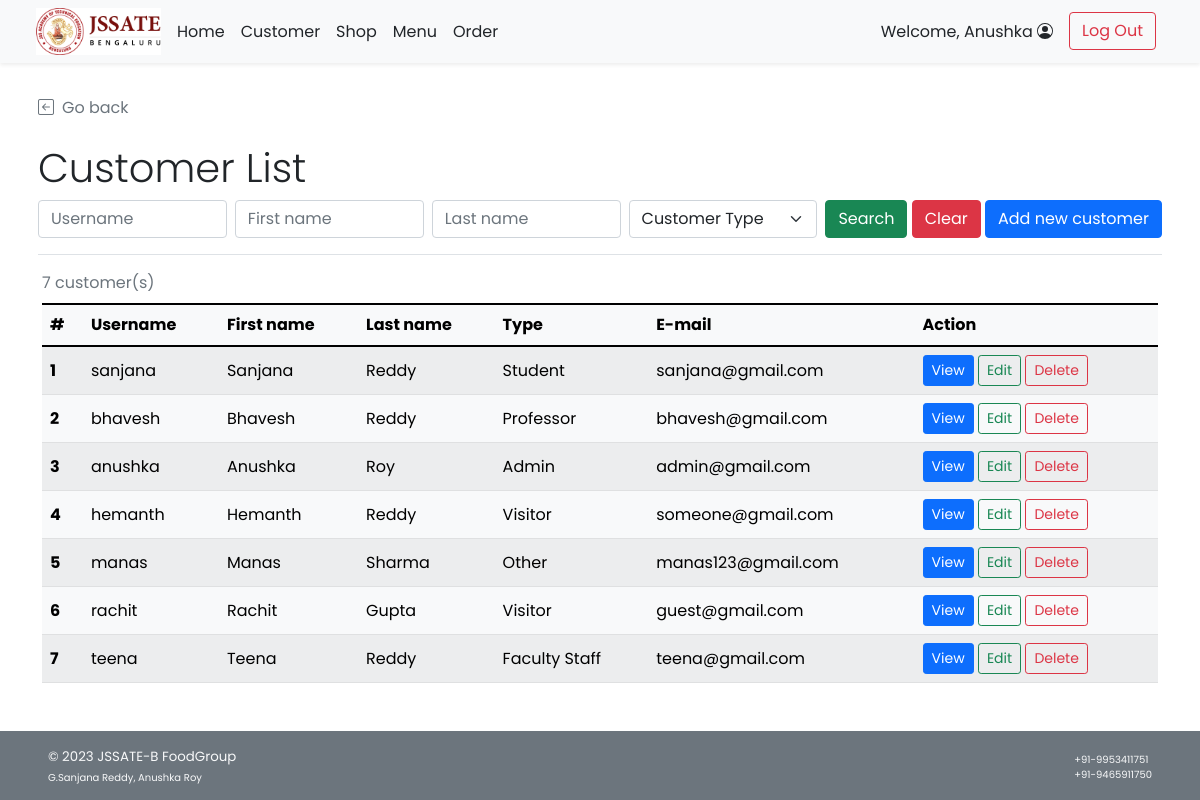
The app's page /admin/admin_customer_list.php (signed in) with its own data.
### tables this page shows
CREATE TABLE `customer` (
  `c_id` int(11) NOT NULL,
  `c_username` varchar(45) NOT NULL,
  `c_pwd` varchar(45) NOT NULL,
  `c_firstname` varchar(45) NOT NULL,
  `c_lastname` varchar(45) NOT NULL,
  `c_email` varchar(100) NOT NULL,
  `c_gender` varchar(1) NOT NULL COMMENT 'M for Male, F for Female',
  `c_type` varchar(3) NOT NULL COMMENT 'Type of customer in this canteen (STD for student, INS for instructor, STF for staff, GUE for guest, ADM for admin, OTH for other)'
);

### admin/admin_customer_list.php (the view, shortened to what this page needs)
<!DOCTYPE html>
<html lang="en" class="h-100">
<head>
    <?php
        include("../conn_db.php");
        include('../head.php');
    ?>
    <link href="../css/main.css" rel="stylesheet">
</head>
<body class="d-flex flex-column h-100">
    <?php include('nav_header_admin.php')?>
    <div class="container p-2 pb-0" id="admin-dashboard">
        <div class="mt-4 border-bottom">
            <a class="nav nav-item text-decoration-none text-muted mb-2" href="#" onclick="history.back();">
                <i class="bi bi-arrow-left-square me-2"></i>Go back
            </a>
            <h2 class="pt-3 display-6">Customer List</h2>
            <form class="form-floating mb-3" method="GET" action="admin_customer_list.php">
                <div class="row g-2">
                    <div class="col">
                        <input type="text" class="form-control" id="username" name="un" placeholder="Username"
                            <?php if(isset($_GET["search"])){?>value="<?php echo $_GET["un"];?>" <?php } ?>>
                    </div>
                    <div class="col">
                        <input type="text" class="form-control" id="firstname" name="fn" placeholder="First name"
                            <?php if(isset($_GET["search"])){?>value="<?php echo $_GET["fn"];?>" <?php } ?>>
                    </div>
                    <div class="col">
                        <input type="text" class="form-control" id="lastname" name="ln" placeholder="Last name"
                            <?php if(isset($_GET["search"])){?>value="<?php echo $_GET["ln"];?>" <?php } ?>>
                    </div>
                    <div class="col">
                        <select class="form-select" id="utype" name="ut">
                            <?php if(isset($_GET["search"])){?>
                            <option selected value="">Customer Type</option>
                            <option value="STD" <?php if($_GET["ut"]=="STD"){ echo "selected";}?>>Student</option>
                            <option value="INS" <?php if($_GET["ut"]=="INS"){ echo "selected";}?>>Professor</option>
                            <option value="TAS" <?php if($_GET["ut"]=="TAS"){ echo "selected";}?>>Teaching Assistant
                            </option>
                            <option value="STF" <?php if($_GET["ut"]=="STF"){ echo "selected";}?>>Faculty Staff</option>
                            <option value="GUE" <?php if($_GET["ut"]=="GUE"){ echo "selected";}?>>Visitor</option>
                            <option value="ADM" <?php if($_GET["ut"]=="ADM"){ echo "selected";}?>>Admin</option>
                            <option value="OTH" <?php if($_GET["ut"]=="OTH"){ echo "selected";}?>>Other</option>
                            <?php }else{ ?>
                            <option selected value="">Customer Type</option>
                            <?php } ?>
                        </select>
                    </div>
                    <div class="col-auto">
                        <button type="submit" name="search" value="1" class="btn btn-success">Search</button>
                        <button type="reset" class="btn btn-danger"
                            onclick="javascript: window.location='admin_customer_list.php'">Clear</button>
                        <a href="admin_customer_add.php" class="btn btn-primary">Add new customer</a>
                    </div>
                </div>
            </form>
        </div>
    </div>
    <div class="container pt-2" id="cust-table">
        <?php
            if(!isset($_GET["search"])){
                $search_query = "SELECT c_id,c_username,c_firstname,c_lastname,c_type,c_email FROM customer;";
            }
            $search_result = $mysqli -> query($search_query);
            $search_numrow = $search_result -> num_rows;
            if($search_numrow == 0){
        ?>
        <div class="row">
            <div class="col mt-2 ms-2 p-2 bg-danger text-white rounded text-start">
                <svg xmlns="http://www.w3.org/2000/svg" width="16" height="16" fill="currentColor"
                    class="bi bi-x-circle ms-2" viewBox="0 0 16 16">
                    <path d="M8 15A7 7 0 1 1 8 1a7 7 0 0 1 0 14zm0 1A8 8 0 1 0 8 0a8 8 0 0 0 0 16z" />
                    <path
                        d="M4.646 4.646a.5.5 0 0 1 .708 0L8 7.293l2.646-2.647a.5.5 0 0 1 .708.708L8.707 8l2.647 2.646a.5.5 0 0 1-.708.708L8 8.707l-2.646 2.647a.5.5 0 0 1-.708-.708L7.293 8 4.646 5.354a.5.5 0 0 1 0-.708z" />
                </svg><span class="ms-2 mt-2">No customer found!</span>
                <a href="admin_customer_list.php" class="text-white">Clear Search Result</a>
            </div>
        </div>
        <?php } else{ ?>
        <div class="table-responsive">
        <table class="table rounded-5 table-light table-striped table-hover align-middle caption-top mb-5">
            <caption><?php echo $search_numrow;?> customer(s) <?php if(isset($_GET["search"])){?><br /><a
                    Result</a><?php } ?></caption>
            <thead class="bg-light">
                <tr>
                    <th scope="col">#</th>
                    <th scope="col">Username</th>
                    <th scope="col">First name</th>
                    <th scope="col">Last name</th>
                    <th scope="col">Type</th>
                    <th scope="col">E-mail</th>
                    <th scope="col">Action</th>
                </tr>
            </thead>
            <tbody>
                <?php $i=1; while($row = $search_result -> fetch_array()){ ?>
                <tr>
                    <th><?php echo $i++;?></th>
                    <td><?php echo $row["c_username"];?></td>
                    <td><?php echo $row["c_firstname"];?></td>
                    <td><?php echo $row["c_lastname"];?></td>
                    <td><?php
                        switch($row["c_type"]){
                            case "STD": echo "Student"; break;
                            case "INS": echo "Professor"; break;
                            case "STF": echo "Faculty Staff"; break;
                            case "GUE": echo "Visitor"; break;
                            case "ADM": echo "Admin"; break;
                            default: echo "Other";
                        }
                    ?>
                    </td>
                    <td><?php echo $row["c_email"];?></td>
                    <td>
                        <a href="admin_customer_detail.php?c_id=<?php echo $row["c_id"]?>"
                            class="btn btn-sm btn-primary">View</a>
                        <a href="admin_customer_edit.php?c_id=<?php echo $row["c_id"]?>"
                            class="btn btn-sm btn-outline-success">Edit</a>
                        <a href="admin_customer_delete.php?c_id=<?php echo $row["c_id"]?>"
                            class="btn btn-sm btn-outline-danger">Delete</a>
                    </td>
                </tr>
                <?php } ?>
            </tbody>
        </table>
        </div>
        <?php }
        ?>
    </div>
    <footer
        class="footer d-flex flex-wrap justify-content-between align-items-center px-5 py-3 mt-auto bg-secondary text-light">
        <span class="smaller-font">&copy; 2023 JSSATE-B FoodGroup <br /><span class="xsmall-font">G.Sanjana Reddy, Anushka Roy</span></span>
        <span class="xsmall-font"> +91-9953411751 <br /><span class="xsmall-font">+91-9465911750</span></span>
    </footer>
</body>
</html>

### css/main.css (style rules this page uses)
html { height: 100%; }
body { height: 100%; padding-top: 4rem; margin-bottom: -50px; font-family: 'Poppins', 'Noto Sans Thai', sans-serif; }
a { cursor: pointer; }
.bi { vertical-align: -.125em; fill: currentColor; }
.smaller-font { font-size: smaller; }
.xsmall-font { font-size: x-small; }

### records on screen
customer: c_username "sanjana", c_firstname "Sanjana", c_lastname "Reddy", c_type "Student", c_email "sanjana@gmail.com"
customer: c_username "bhavesh", c_firstname "Bhavesh", c_lastname "Reddy", c_type "Professor", c_email "bhavesh@gmail.com"
customer: c_username "anushka", c_firstname "Anushka", c_lastname "Roy", c_type "Admin", c_email "admin@gmail.com"
customer: c_username "hemanth", c_firstname "Hemanth", c_lastname "Reddy", c_type "Visitor", c_email "someone@gmail.com"
customer: c_username "manas", c_firstname "Manas", c_lastname "Sharma", c_type "Other", c_email "manas123@gmail.com"
customer: c_username "rachit", c_firstname "Rachit", c_lastname "Gupta", c_type "Visitor", c_email "guest@gmail.com"
customer: c_username "teena", c_firstname "Teena", c_lastname "Reddy", c_type "Faculty Staff", c_email "teena@gmail.com"

### other values on screen
$_SESSION['firstname'] "Anushka"
$search_numrow "7"
